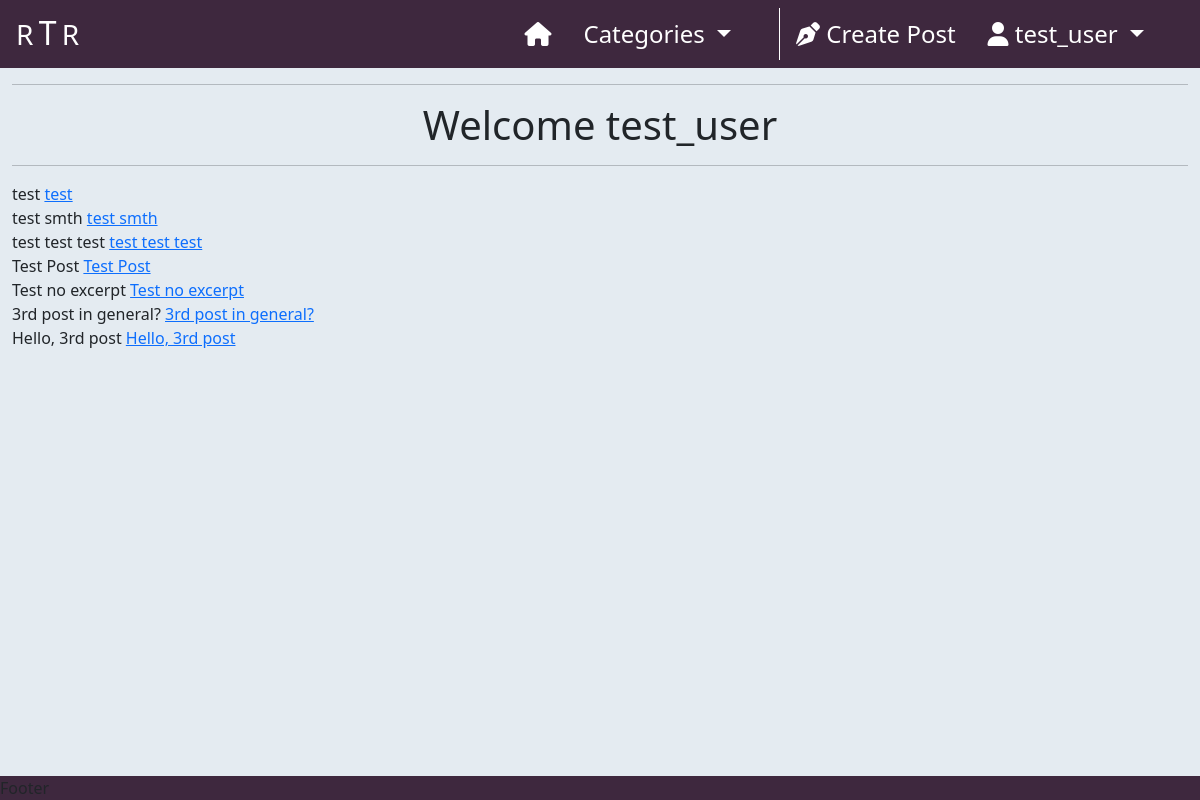
Screenshot of /profile/ (signed in) with the database file from the repository.
### newssite/models.py (models this page shows, shortened)
class Post(models.Model):
    title = models.CharField(max_length=200, unique=True)
    slug = models.SlugField(
        max_length=200,
        unique=True,
        null=True,
        blank=True
    )
    author = models.ForeignKey(
        User,
        on_delete=models.CASCADE,
        related_name='posts'
    )
    is_edited = models.BooleanField(default=False)
    excerpt = models.TextField(max_length=300, null=True, blank=True)
    content = models.TextField()
    category = models.ForeignKey(
        Category,
        max_length=30,
        null=True,
        blank=True,
        on_delete=models.SET_NULL
    )
    featured_image = CloudinaryField('image', default='placeholder')
    created_on = models.DateTimeField(auto_now_add=True)
    status = models.IntegerField(choices=STATUS, default=1)
    likes = models.ManyToManyField(User, related_name='likes', blank=True)
    class Meta:
        ordering = ['-created_on']

### profiles/views.py (the view)
# urls.py: path('', login_required(views.ProfileView.as_view()), name="profile"),
class ProfileView(View):
    def get(self, request, *args, **kwargs):
        profile = get_object_or_404(UserProfile, user=request.user)
        posts = Post.objects.filter(author=profile.user.id)
        comments = Comment.objects.filter(author=profile.user.id)
        return render(
            request,
            "profiles/profile.html",
            {
                'profile': profile,
                'posts': posts,
                'comments': comments,
            },
        )

### newssite/context_processors.py (called while the page is built)
def categories(request):
    return {
        'categories': Category.objects.all()
    }

### newssite/models.py (called while the page is built)
    def get_friendly_name(self):
        return self.friendly_name

### profiles/templates/profiles/profile.html (shortened to what this page needs)
{% extends "base.html" %}
{% load static %}
{% block content %}
    <div class="container-fluid">
        <div class="row">
            <div class="col-12 text-center">
                <hr>
                <h1>Welcome {{ request.user.username }}</h1>
                <hr>
            </div>
        </div>
        <div class="row">
            <div class="col-12">
                {% for post in posts %}
                <div class="row">
                    <div class="col-12">
                        {{ post.title }}
                        <a href="{% url 'edit_post' post.slug %}">{{post.title}}</a>
                    </div>
                </div>
                {% endfor %}
            </div>
        </div>
    </div>
{% endblock %}

### templates/base.html (shortened to what this page needs)
{% load static %}
<!DOCTYPE html>
<html class="h-100 w-100" lang="en">
    <head>
        {% block corecss %}
            <link rel="stylesheet"
                  href="https://cdnjs.cloudflare.com/ajax/libs/font-awesome/5.15.3/css/all.min.css"
            >
            <link href="https://cdn.jsdelivr.net/npm/bootstrap@5.0.1/dist/css/bootstrap.min.css"
                  rel="stylesheet"
            >
            <link rel="stylesheet"
                  href="{% static 'css/base.css' %}"
            >
        {% endblock %}
    </head>
    <body class="h-100 w-100 d-flex flex-column bg-alice">
        <nav class="navbar navbar-expand-lg navbar-dark bg-purple">
            <a class="navbar-brand ms-3" href="{% url 'index' %}">
                <span class="fs-3 text-white">R</span>
                <h2 class="d-inline text-white">T</h2>
                <span class="fs-3 text-white me-5">R</span>
            </a>
            <div class="collapse navbar-collapse" id="navbarNavDropdown">
              <ul class="navbar-nav ms-auto me-5">
                <li class="nav-item">
                  <a class="nav-link ms-2 me-2 text-white fs-4"
                     href="{% url 'index' %}">
                    <i class="fa-solid fa-house" style="color: #ffffff;"></i>
                  </a>
                </li>
                <li class="nav-item dropdown">
                  <a class="nav-link dropdown-toggle ms-2 me-2 text-white fs-4"
                     href="#"
                     id="categories-dropdown" data-bs-toggle="dropdown"
                     aria-haspopup="true" aria-expanded="false">
                    Categories
                  </a>
                </li>
                <li class="nav-item active">
                  <a class="nav-link ms-2 text-white fs-4 me-2" href="#">
                  </a>
                </li>
                {% if user.is_authenticated %}
                  <li class="nav-item">
                    <a class="nav-link ms-2 me-2 text-white fs-4"
                       href="{% url 'create_post' %}">
                      <i class="fa-sharp fa-solid fa-pen-nib" style="color: #ffffff;"></i>
                      Create Post
                    </a>
                  </li>
                  <li class="nav-item dropdown">
                    <a class="nav-link dropdown-toggle ms-2 text-white fs-4" href="#"
                       id="userDropDown" data-bs-toggle="dropdown"
                       aria-haspopup="true" aria-expanded="false">
                      <i class="fa-solid fa-user" style="color: #ffffff;"></i>
                      {{ user.username }}
                    </a>
                  </li>
                {% endif %}
              </ul>
            </div>
          </nav>
        {% block content %}
        {% endblock content %}
        <footer class="mt-auto w-100 bg-purple">
        </footer>
    </body>
</html>

### static/css/base.css (style rules this page uses)
.bg-alice { background-color: #E4EBF1; }
.bg-purple { background-color: #3E283E; }

### rows the page displays
Post: title "test"
Post: title "test smth"
Post: title "test test test"
Post: title "Test Post"
Post: title "Test no excerpt"
Post: title "3rd post in general?"
Post: title "Hello, 3rd post"

### other values shown
{{ user.username }} "test_user"
{{ request.user.username }} "test_user"
